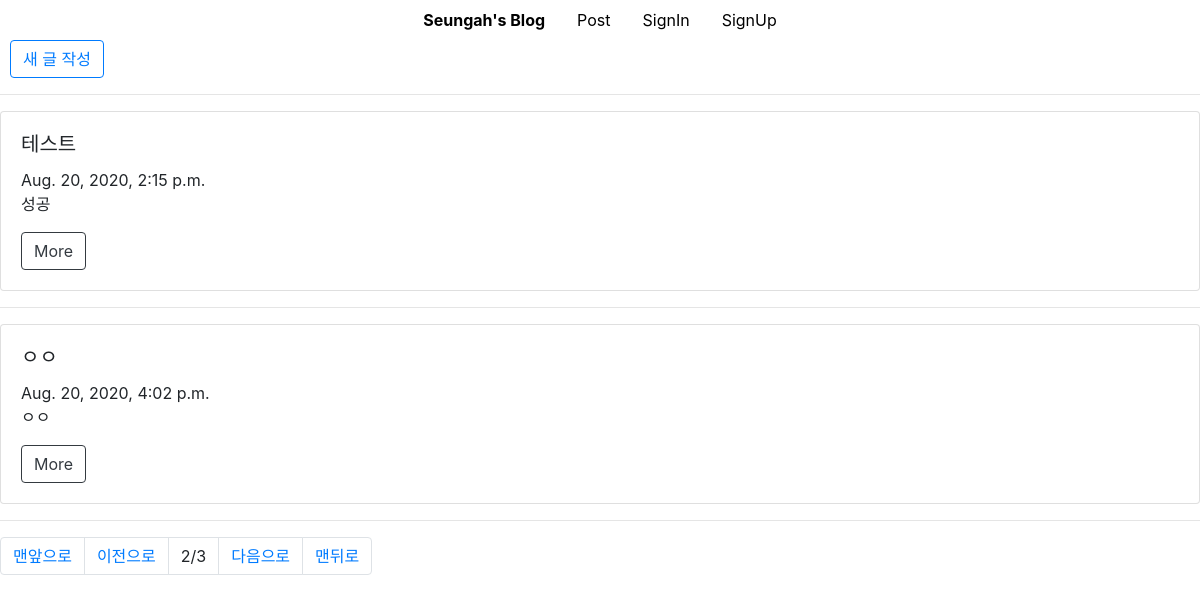
Page /post/list/?page=2 on the committed database.
### post/models.py (models this page shows, shortened)
class Blog(models.Model):
    title = models.CharField(max_length=200)
    pub_date = models.DateTimeField('date published')
    body = models.TextField()
    def summary(self):
        return self.body[:2]

### post/views.py (the view)
# urls.py: path('list/', views.read_blog_list, name = 'read_blog_list'),
def read_blog_list(request):
    blogs = Blog.objects.all()  # 쿼리셋 = 전달받은 모델의 객체 목록 # 쿼리셋을 템플릿으로 보내기
    paginator = Paginator(blogs,2)
    page = request.GET.get('page')
    posts = paginator.get_page(page)
    return render(request, 'post/blog_list.html', {'posts': posts})

### post/templates/post/blog_list.html
{% extends 'base.html' %}
{% block contents %}
    <button type="button" class="btn btn-outline-primary" style="margin-left: 10px">
        <a href="{% url 'blog_new' %}">새 글 작성
        </a>
    </button>
    <hr>
    {% for post in posts %}
        <div class="card" style="width: 100%;">
            <div class="card-body">
                <h5 class="card-title">{{ post.title }}</h5>
                {{ post.pub_date }}
                <p class="card-text">{{ post.summary }}</p>
                <a href="{% url 'read_blog_detail' post.id %}" class="btn btn-outline-dark">More</a>
            </div>
        </div>
        <hr>
    {% endfor %}
<nav aria-label="Page navigation example">
  <ul class="pagination">
      {% if posts.has_previous %}
    <li class="page-item"><a class="page-link" href="?page=1">맨앞으로</a></li>
    <li class="page-item"><a class="page-link" href="?page={{ posts.previous_page_number }}">이전으로</a></li>
      {% endif %}
       <li class="page-item"><a class="page-link">{{posts.number}}/{{posts.paginator.num_pages}}</a></li>
      {% if posts.has_next %}
    <li class="page-item"><a class="page-link" href="?page={{posts.next_page_number}}">다음으로</a></li>
      <li class="page-item"><a class="page-link" href="?page={{ posts.paginator.num_pages }}">맨뒤로</a></li>
  {% endif %}
  </ul>
</nav>
{% endblock %}

### rows in the picture
Blog: title "테스트", pub_date "Aug. 20, 2020, 2:15 p.m.", summary "성공"
Blog: title "ㅇㅇ", pub_date "Aug. 20, 2020, 4:02 p.m.", summary "ㅇㅇ"

### other values in the picture
{{ posts.number }} "2"
{{ posts.paginator.num_pages }} "3"
